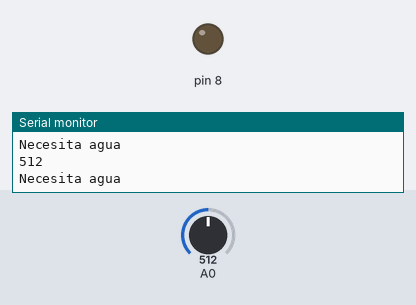
This sketch was run on a simulated Arduino Uno, built with avr-gcc and run on an emulated ATmega328P. On the bench: output pins drawn as LEDs (lit = HIGH), the last lines printed to the serial monitor. The inputs (shaded band) are chosen by the test bench; at power-on: A0 = 512.

Above: at 1.2 s.
1.3 s: A0 set to 412
2.8 s: A0 set to 390
At 3.7 s:
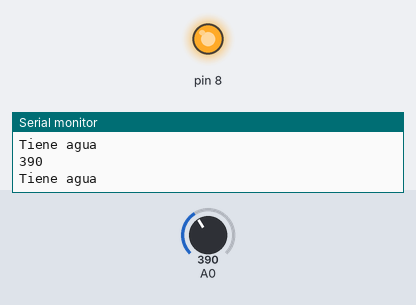
4.3 s: A0 set to 410
At 5.0 s:
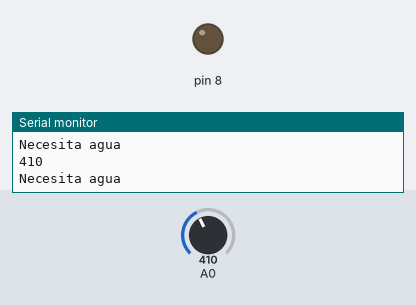
5.9 s: A0 set to 306
At 6.4 s:
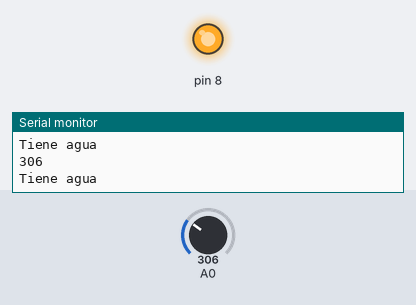
Timing chart, 0 to 8.5 s (numbered marks = the images above; inputs shaded):
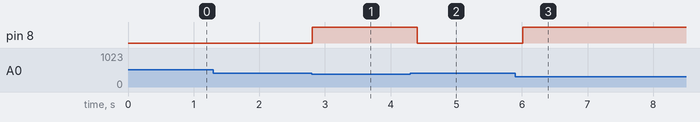

Measured:
- the behaviour switches between 401 and 400 on A0 (found by bisection; images 0 and 1)
- after the input at 2.8 s, pin 8: LOW → HIGH at once
- after the input at 4.3 s, pin 8: HIGH → LOW after 0.11 s
- after the input at 5.9 s, pin 8: LOW → HIGH after 0.11 s

The sketch:

HuertoInteligente.ino
```cpp
/* Código para el proyecto para el huerto inteligente creado por Melissa Archila
 *  Proyecto Tecnologico 2022 - 2023
 Otro proyecto
 *
*/

void setup() {
  // put your setup code here, to run once:

  pinMode(A0, INPUT);
  pinMode(8, OUTPUT);
  Serial.begin(9600);
}

void loop() {
  // put your main code here, to run repeatedly:
  int data = analogRead(A0);
  Serial.println(data);
  if(data > 400){
    Serial.println("Necesita agua");
    digitalWrite(8, LOW);
  }else {
    Serial.println("Tiene agua");
    digitalWrite(8, HIGH);
  }
  delay(200);


}
```
